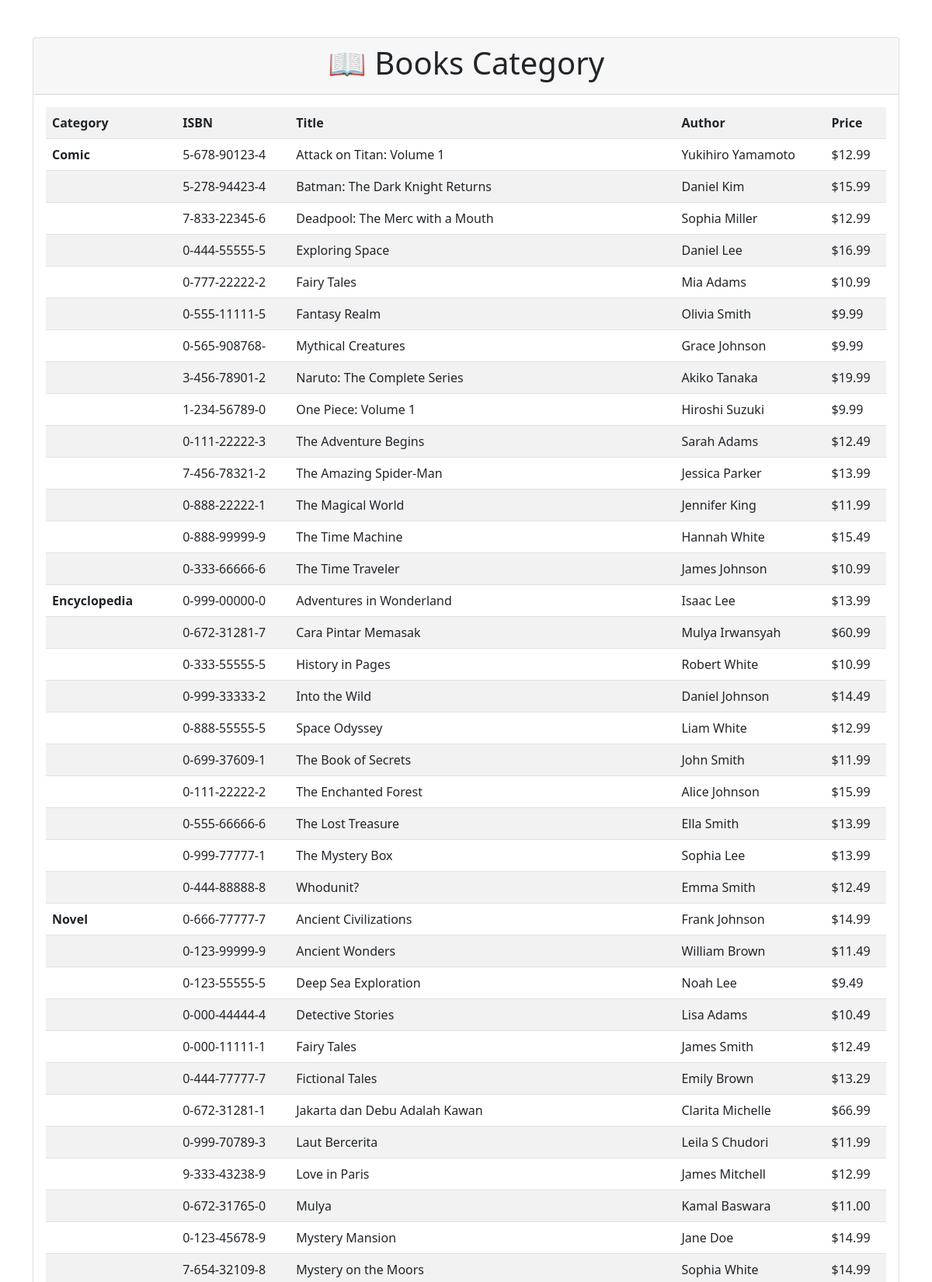
The page /view_kategori.php (signed in, upper part) on the database its author committed.
### tables this page shows
CREATE TABLE `books` (
  `isbn` varchar(13) NOT NULL,
  `author` varchar(50) DEFAULT NULL,
  `title` varchar(100) DEFAULT NULL,
  `price` float(4,2) DEFAULT NULL,
  `categoryid` int(11) NOT NULL
);

CREATE TABLE `categories` (
  `categoryid` int(11) NOT NULL,
  `name` varchar(100) NOT NULL
);

### view_kategori.php (the view, shortened to what this page needs)
<?php include('./header.php') ?>
<div class="card mt-5">
    <div class="card-header">
        <p class="h1 text-center">📖 Books Category</p>
    </div>
    <div class="card-body">
        <table class="table table-striped">
            <tr>
                <th>Category</th>
                <th>ISBN</th>
                <th>Title</th>
                <th>Author</th>
                <th>Price</th>
            </tr>
            <?php
            require_once('./lib/db_login.php');
            $query = "SELECT books.*, categories.name AS category_name
                        FROM books
                        LEFT JOIN categories ON books.categoryid = categories.categoryid
                        ORDER BY category_name, title";
            $result = $db->query($query);
            $currentCategory = null;
            while ($row = $result->fetch_object()) {
                if ($row->category_name != $currentCategory) {
                    $currentCategory = $row->category_name;
                    $rowspan = 1;
                    echo '<tr>';
                    echo '<td rowspan="' . $rowspan . '"><strong>' . $currentCategory . '</strong></td>';
                    echo '<td>' . $row->isbn . '</td>';
                    echo '<td>' . $row->title . '</td>';
                    echo '<td>' . $row->author . '</td>';
                    echo '<td>$' . $row->price . '</td>';
                    echo '</tr>';
                } else {
                    $rowspan++;
                    if ($rowspan > 1) {
                        echo '<tr>';
                        echo '<td></td>';
                        echo '<td>' . $row->isbn . '</td>';
                        echo '<td>' . $row->title . '</td>';
                        echo '<td>' . $row->author . '</td>';
                        echo '<td>$' . $row->price . '</td>';
                        echo '</tr>';
                    }
                }
            }
            echo '</table>';
            echo '<br />';
            ?>
    </div>
</div>
<br>
<br>
<br>
<?php include('./footer.php') ?>

### rows shown on the page
books: categoryid.name "Comic", isbn "5-678-90123-4", title "Attack on Titan: Volume 1", author "Yukihiro Yamamoto", price "12.99"
books: isbn "5-278-94423-4", title "Batman: The Dark Knight Returns", author "Daniel Kim", price "15.99"
books: isbn "7-833-22345-6", title "Deadpool: The Merc with a Mouth", author "Sophia Miller", price "12.99"
books: isbn "0-444-55555-5", title "Exploring Space", author "Daniel Lee", price "16.99"
books: isbn "0-777-22222-2", title "Fairy Tales", author "Mia Adams", price "10.99"
books: isbn "0-555-11111-5", title "Fantasy Realm", author "Olivia Smith", price "9.99"
books: isbn "0-565-908768-", title "Mythical Creatures", author "Grace Johnson", price "9.99"
books: isbn "3-456-78901-2", title "Naruto: The Complete Series", author "Akiko Tanaka", price "19.99"
books: isbn "1-234-56789-0", title "One Piece: Volume 1", author "Hiroshi Suzuki", price "9.99"
books: isbn "0-111-22222-3", title "The Adventure Begins", author "Sarah Adams", price "12.49"
books: isbn "7-456-78321-2", title "The Amazing Spider-Man", author "Jessica Parker", price "13.99"
books: isbn "0-888-22222-1", title "The Magical World", author "Jennifer King", price "11.99"
books: isbn "0-888-99999-9", title "The Time Machine", author "Hannah White", price "15.49"
books: isbn "0-333-66666-6", title "The Time Traveler", author "James Johnson", price "10.99"
books: categoryid.name "Encyclopedia", isbn "0-999-00000-0", title "Adventures in Wonderland", author "Isaac Lee", price "13.99"
books: isbn "0-672-31281-7", title "Cara Pintar Memasak", author "Mulya Irwansyah", price "60.99"
books: isbn "0-333-55555-5", title "History in Pages", author "Robert White", price "10.99"
books: isbn "0-999-33333-2", title "Into the Wild", author "Daniel Johnson", price "14.49"
books: isbn "0-888-55555-5", title "Space Odyssey", author "Liam White", price "12.99"
books: isbn "0-699-37609-1", title "The Book of Secrets", author "John Smith", price "11.99"
books: isbn "0-111-22222-2", title "The Enchanted Forest", author "Alice Johnson", price "15.99"
books: isbn "0-555-66666-6", title "The Lost Treasure", author "Ella Smith", price "13.99"
books: isbn "0-999-77777-1", title "The Mystery Box", author "Sophia Lee", price "13.99"
books: isbn "0-444-88888-8", title "Whodunit?", author "Emma Smith", price "12.49"
books: categoryid.name "Novel", isbn "0-666-77777-7", title "Ancient Civilizations", author "Frank Johnson", price "14.99"
books: isbn "0-123-99999-9", title "Ancient Wonders", author "William Brown", price "11.49"
books: isbn "0-123-55555-5", title "Deep Sea Exploration", author "Noah Lee", price "9.49"
books: isbn "0-000-44444-4", title "Detective Stories", author "Lisa Adams", price "10.49"
books: isbn "0-000-11111-1", title "Fairy Tales", author "James Smith", price "12.49"
books: isbn "0-444-77777-7", title "Fictional Tales", author "Emily Brown", price "13.29"
books: isbn "0-672-31281-1", title "Jakarta dan Debu Adalah Kawan", author "Clarita Michelle", price "66.99"
books: isbn "0-999-70789-3", title "Laut Bercerita", author "Leila S Chudori", price "11.99"
books: isbn "9-333-43238-9", title "Love in Paris", author "James Mitchell", price "12.99"
books: isbn "0-672-31765-0", title "Mulya", author "Kamal Baswara", price "11.00"
books: isbn "0-123-45678-9", title "Mystery Mansion", author "Jane Doe", price "14.99"
books: isbn "7-654-32109-8", title "Mystery on the Moors", author "Sophia White", price "14.99"
